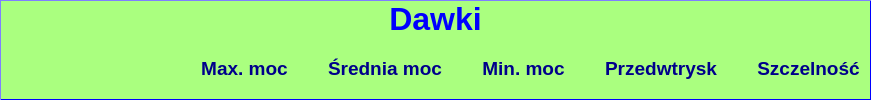
    <widget class="QFrame" name="frame">
     <property name="styleSheet">
      <string notr="true">background-color: rgb(170, 255, 127);
color: blue;
border-width: 1px;
border-color: blue;
border-style: outset;</string>
     </property>
     <property name="frameShape">
      <enum>QFrame::StyledPanel</enum>
     </property>
     <property name="frameShadow">
      <enum>QFrame::Raised</enum>
     </property>
     <layout class="QVBoxLayout" name="verticalLayout_3">
      <property name="spacing">
       <number>0</number>
      </property>
      <property name="leftMargin">
       <number>0</number>
      </property>
      <property name="topMargin">
       <number>0</number>
      </property>
      <property name="rightMargin">
       <number>0</number>
      </property>
      <property name="bottomMargin">
       <number>0</number>
      </property>
      <item>
       <widget class="QLabel" name="label_22">
        <property name="sizePolicy">
         <sizepolicy hsizetype="Expanding" vsizetype="Fixed">
          <horstretch>0</horstretch>
          <verstretch>0</verstretch>
         </sizepolicy>
        </property>
        <property name="font">
         <font>
          <pointsize>24</pointsize>
          <weight>75</weight>
          <bold>true</bold>
         </font>
        </property>
        <property name="styleSheet">
         <string notr="true">border-width: 0px;</string>
        </property>
        <property name="lineWidth">
         <number>1</number>
        </property>
        <property name="text">
         <string>Dawki</string>
        </property>
        <property name="alignment">
         <set>Qt::AlignCenter</set>
        </property>
       </widget>
      </item>
      <item>
       <widget class="QGroupBox" name="groupBox_4">
        <property name="font">
         <font>
          <pointsize>14</pointsize>
          <weight>75</weight>
          <bold>true</bold>
         </font>
        </property>
        <property name="styleSheet">
         <string notr="true">border-width: 0px;</string>
        </property>
        <layout class="QGridLayout" name="gridLayout_3">
         <property name="horizontalSpacing">
          <number>40</number>
         </property>
         <item row="3" column="2">
          <widget class="QLabel" name="label_16">
           <property name="font">
            <font>
             <pointsize>14</pointsize>
             <weight>75</weight>
             <bold>true</bold>
            </font>
           </property>
           <property name="styleSheet">
            <string notr="true">color: darkBlue;</string>
           </property>
           <property name="text">
            <string>Średnia moc</string>
           </property>
           <property name="alignment">
            <set>Qt::AlignCenter</set>
           </property>
          </widget>
         </item>
         <item row="3" column="1">
          <widget class="QLabel" name="label_20">
           <property name="font">
            <font>
             <pointsize>14</pointsize>
             <weight>75</weight>
             <bold>true</bold>
            </font>
           </property>
           <property name="styleSheet">
            <string notr="true">color: darkBlue;</string>
           </property>
           <property name="text">
            <string>Max. moc</string>
           </property>
           <property name="alignment">
            <set>Qt::AlignCenter</set>
           </property>
          </widget>
         </item>
         <item row="3" column="4">
          <widget class="QLabel" name="label_21">
           <property name="font">
            <font>
             <pointsize>14</pointsize>
             <weight>75</weight>
             <bold>true</bold>
            </font>
           </property>
           <property name="styleSheet">
            <string notr="true">color: darkBlue;</string>
           </property>
           <property name="text">
            <string>Przedwtrysk</string>
           </property>
           <property name="alignment">
            <set>Qt::AlignCenter</set>
           </property>
          </widget>
         </item>
         <item row="3" column="0">
          <widget class="QLabel" name="label_19">
           <property name="minimumSize">
            <size>
             <width>150</width>
             <height>0</height>
            </size>
           </property>
           <property name="font">
            <font>
             <pointsize>14</pointsize>
             <weight>75</weight>
             <bold>true</bold>
            </font>
           </property>
          </widget>
         </item>
         <item row="3" column="3">
          <widget class="QLabel" name="label_15">
           <property name="font">
            <font>
             <pointsize>14</pointsize>
             <weight>75</weight>
             <bold>true</bold>
            </font>
           </property>
           <property name="styleSheet">
            <string notr="true">color: darkBlue;</string>
           </property>
           <property name="text">
            <string>Min. moc</string>
           </property>
           <property name="alignment">
            <set>Qt::AlignCenter</set>
           </property>
          </widget>
         </item>
         <item row="3" column="5">
          <widget class="QLabel" name="label_23">
           <property name="font">
            <font>
             <pointsize>14</pointsize>
             <weight>75</weight>
             <bold>true</bold>
            </font>
           </property>
           <property name="styleSheet">
            <string notr="true">color: darkBlue;</string>
           </property>
           <property name="text">
            <string>Szczelność</string>
           </property>
           <property name="alignment">
            <set>Qt::AlignCenter</set>
           </property>
          </widget>
         </item>
        </layout>
       </widget>
      </item>
     </layout>
    </widget>
